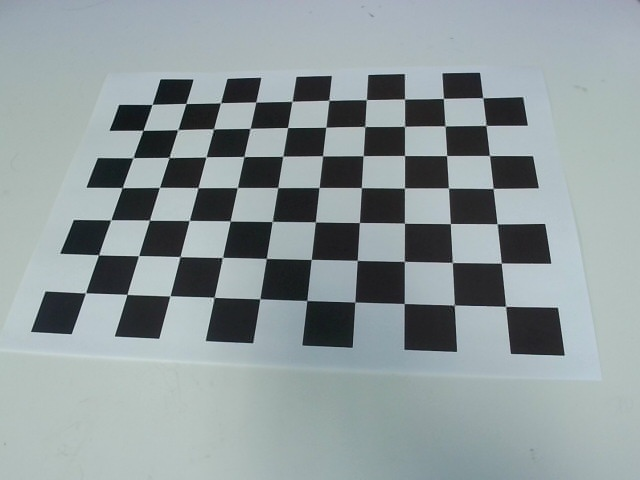
#> input picture dataset_make/calibration/camera1354.jpg, 640 x 480 px; its folder holds only this picture in this run
$ python -i img_deal.py   (imports and definitions only)
#> lines starting #> are read from the running program, lines starting #| are printed output that depends on the picture
#> further down, picture is the input picture: shape (480, 640, 3); mean B, G, R 156, 153.9, 143.1
from hashlib import new
import numpy as np
import cv2
import matplotlib.pyplot as plt
import math
import difflib
import time
import cv2
import numpy as np
import glob
import pandas as pd
from io import BytesIO
from natsort import natsorted
import threading
from PIL import Image , ImageTk , ImageOps
import difflib
import numpy as np
import cv2
import matplotlib.pyplot as plt
from pylsd.lsd import lsd
import itertools
import os
import math
# [87 lines left out: functions mask_make, make_char_list, mask_make1, cut_blue_img1, not called in this run]
def cut_blue_img2(img):
    #γ変換の値
    gamma=0.24
    #γ変換の対応表を作る
    LUT_Table=np.zeros((256,1),dtype='uint8')
    for i in range(len(LUT_Table)):
        LUT_Table[i][0]=255*(float(i)/255)**(1.0/gamma)
    #γ変換をする
    img=cv2.LUT(img,LUT_Table)
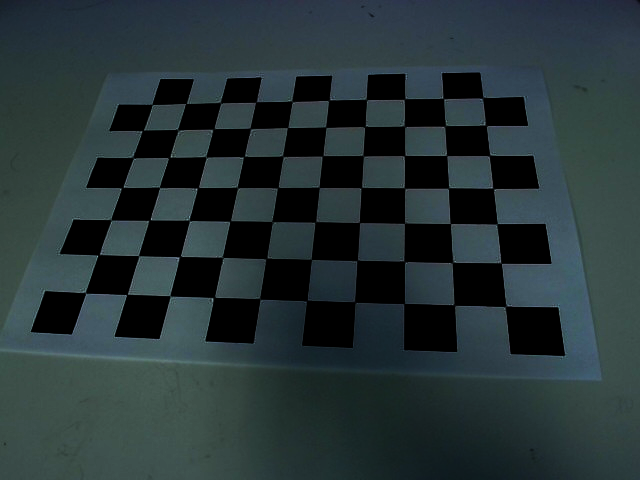
#> img: shape (480, 640, 3); mean of channels 0, 1, 2 54.8, 52.5, 39; drawn as B, G, R
    c_img = cv2.cvtColor(img,cv2.COLOR_BGR2RGB)
    img_hsv = cv2.cvtColor(img,cv2.COLOR_BGR2HSV)
#> img_hsv: shape (480, 640, 3); mean H, S, V 74.9, 64.4, 56
    #ブルーに近いものを切り抜く
    average_color_per_row = np.average(c_img,axis=0)
#> average_color_per_row = 640 rows, first 8: [49.95, 67.2, 63.61], [49.96, 67.2, 63.6], [50.05, 67.23, 63.68], [50.15, 67.35, 63.8], [50.18, 67.39, 64.07], [50.41, 67.68, 64.34], [50.78, 67.86, 64.8], [50.84, 67.92, 64.93]
    average_color = np.average(average_color_per_row,axis=0)
#> average_color = [39.01, 52.46, 54.85]
    average_color = np.uint8(average_color)
#> average_color = [39, 52, 54]
    #ブルーの最小値
    blue_min = np.array([100,130,180],np.uint8)
    #ブルーの最大値
    blue_max = np.array([120,255,255],np.uint8)
    threshold_blue_img = cv2.inRange(img_hsv,blue_min,blue_max)
#> threshold_blue_img: shape (480, 640); every value is 0
    #threshold_blue_img = cv2.cvtColor(threshold_blue_img,cv2.COLOR_GRAY2RGB)
    kernel = cv2.getStructuringElement(cv2.MORPH_RECT, (7,7))
    close_img = cv2.morphologyEx(threshold_blue_img, cv2.MORPH_CLOSE, kernel, iterations=1)

    #文字の部分を塗りつぶす
    cnts = cv2.findContours(close_img, cv2.RETR_EXTERNAL, cv2.CHAIN_APPROX_SIMPLE)
#> cnts = 0 contours
    cnts = cnts[0] if len(cnts) == 2 else cnts[1]
#> cnts = []
    cv2.fillPoly(close_img, cnts, [255,255,255])
    dst = cv2.bitwise_and(img,img,mask = close_img)
#> dst: shape (480, 640, 3); every value is 0
    return dst

# [833 lines left out: functions cut_blue_trans, cut_blue_trans2, points_extract, func_search_neighbourhood, points_extract2, points_extract1 and 8 more, not called in this run]
#二次元リストから同じものを削除
def get_unique_list(seq):
    seen = []
    return [x for x in seq if x not in seen and not seen.append(x)]

# [76 lines left out: function match_text2, not called in this run]

#二次元リストから同じものを削除
def get_unique_list(seq):
    seen = []
    return [x for x in seq if x not in seen and not seen.append(x)]

# [321 lines left out: functions match_text3, recog_text, arrow_exist_judge, arrow_exist, sabun, sabun1, not called in this run]


>>> import cv2
>>> picture = cv2.imread('calibration/camera1354.jpg')
>>> result = cut_blue_img2(picture)

$ run again, on dataset_make/calibration/camera1437.jpg
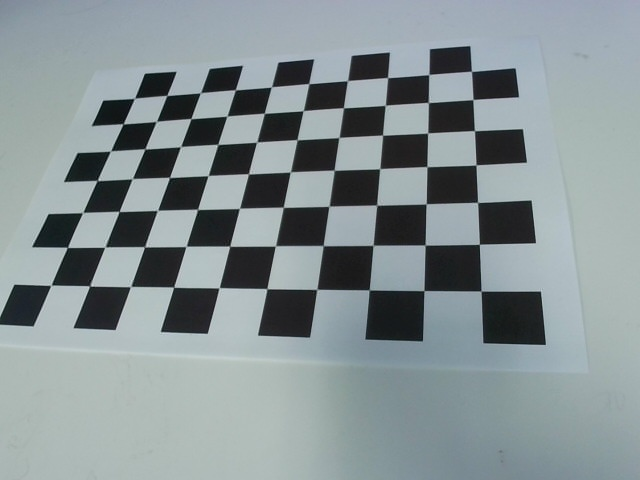
#> input picture dataset_make/calibration/camera1437.jpg, 640 x 480 px
#> picture is the input picture: shape (480, 640, 3); mean B, G, R 147.9, 145.4, 134.3
#> in cut_blue_img2, `img=cv2.LUT(img,LUT_Table)`:
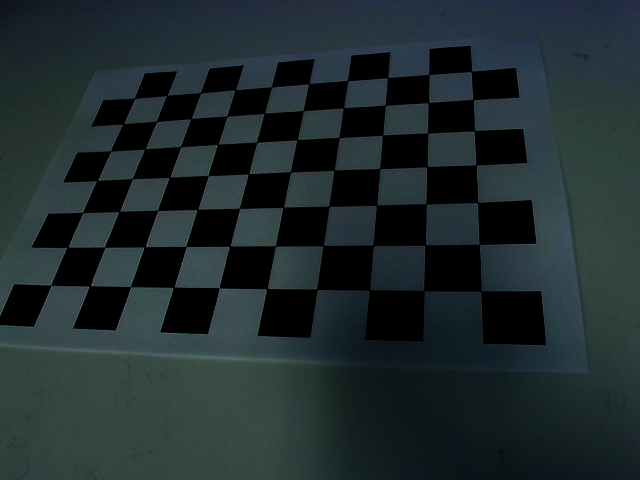
#> img: shape (480, 640, 3); mean of channels 0, 1, 2 45.6, 43.2, 31.5; drawn as B, G, R
#> img_hsv: shape (480, 640, 3); mean H, S, V 74.6, 69.8, 46.7
#> average_color_per_row = 640 rows, first 8: [39.65, 54.38, 52.2], [39.53, 54.17, 52.07], [39.46, 53.95, 51.83], [39.19, 53.63, 51.47], [39.05, 53.42, 51.21], [38.79, 53.05, 50.84], [38.56, 52.76, 50.54], [38.36, 52.49, 50.26]
#> in cut_blue_img2, `average_color = np.average(average_color_per_row,axis=0)`: average_color = [31.52, 43.18, 45.61]
#> in cut_blue_img2, `average_color = np.uint8(average_color)`: average_color = [31, 43, 45]
#> threshold_blue_img: shape (480, 640); every value is 0
#> in cut_blue_img2, `cnts = cv2.findContours(close_img, cv2.RETR_EXTERNAL, cv2.CHAIN_APPROX..`: cnts = 0 contours
#> in cut_blue_img2, `cnts = cnts[0] if len(cnts) == 2 else cnts[1]`: cnts = []
#> dst: shape (480, 640, 3); every value is 0

$ run again, on dataset_make/calibration/camera1497.jpg
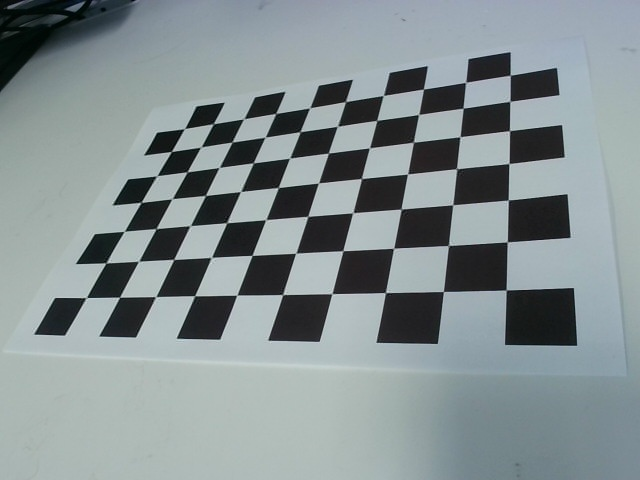
#> input picture dataset_make/calibration/camera1497.jpg, 640 x 480 px
#> picture is the input picture: shape (480, 640, 3); mean B, G, R 145.5, 143.6, 132.8
#> in cut_blue_img2, `img=cv2.LUT(img,LUT_Table)`:
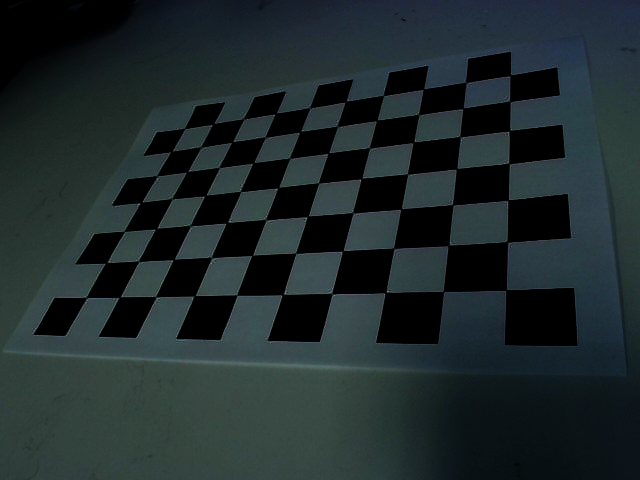
#> img: shape (480, 640, 3); mean of channels 0, 1, 2 44, 42.3, 31.2; drawn as B, G, R
#> img_hsv: shape (480, 640, 3); mean H, S, V 73.2, 68, 45.3
#> average_color_per_row = 640 rows, first 8: [30.79, 41.56, 38.01], [30.9, 41.71, 38.15], [31.02, 41.84, 38.29], [31.1, 41.96, 38.38], [31.27, 42.11, 38.66], [31.41, 42.33, 38.84], [31.56, 42.47, 39.05], [31.6, 42.52, 39.09]
#> in cut_blue_img2, `average_color = np.average(average_color_per_row,axis=0)`: average_color = [31.17, 42.33, 43.99]
#> in cut_blue_img2, `average_color = np.uint8(average_color)`: average_color = [31, 42, 43]
#> threshold_blue_img: shape (480, 640); every value is 0
#> in cut_blue_img2, `cnts = cv2.findContours(close_img, cv2.RETR_EXTERNAL, cv2.CHAIN_APPROX..`: cnts = 0 contours
#> in cut_blue_img2, `cnts = cnts[0] if len(cnts) == 2 else cnts[1]`: cnts = []
#> dst: shape (480, 640, 3); every value is 0

$ run again, on dataset_make/calibration/camera1535.jpg
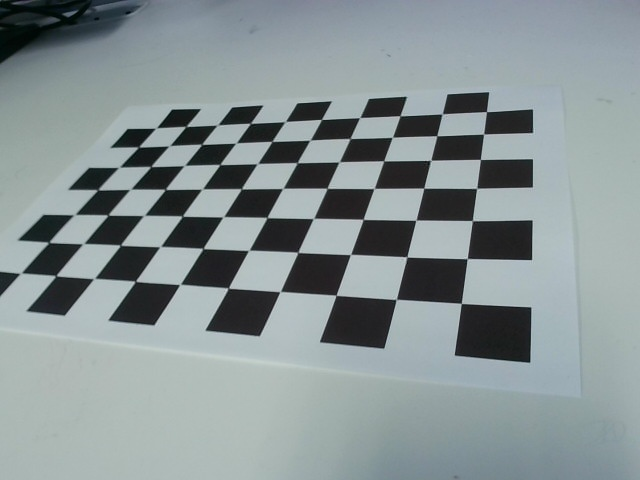
#> input picture dataset_make/calibration/camera1535.jpg, 640 x 480 px
#> picture is the input picture: shape (480, 640, 3); mean B, G, R 148.1, 146.5, 135.5
#> in cut_blue_img2, `img=cv2.LUT(img,LUT_Table)`:
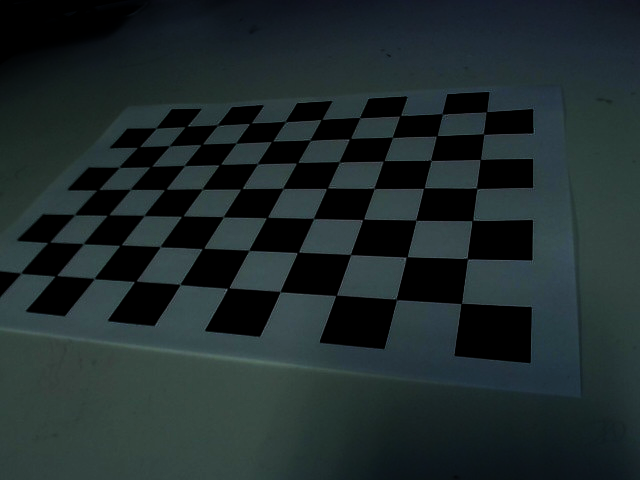
#> img: shape (480, 640, 3); mean of channels 0, 1, 2 44.1, 42.9, 31.5; drawn as B, G, R
#> img_hsv: shape (480, 640, 3); mean H, S, V 74.9, 68, 45.3
#> average_color_per_row = 640 rows, first 8: [31.56, 43.38, 40.73], [31.8, 43.68, 41.03], [32.12, 44.08, 41.47], [32.31, 44.34, 41.75], [32.62, 44.62, 42.15], [32.87, 44.93, 42.46], [33.03, 45.07, 42.7], [33.27, 45.38, 43.01]
#> in cut_blue_img2, `average_color = np.average(average_color_per_row,axis=0)`: average_color = [31.45, 42.94, 44.13]
#> in cut_blue_img2, `average_color = np.uint8(average_color)`: average_color = [31, 42, 44]
#> threshold_blue_img: shape (480, 640); every value is 0
#> in cut_blue_img2, `cnts = cv2.findContours(close_img, cv2.RETR_EXTERNAL, cv2.CHAIN_APPROX..`: cnts = 0 contours
#> in cut_blue_img2, `cnts = cnts[0] if len(cnts) == 2 else cnts[1]`: cnts = []
#> dst: shape (480, 640, 3); every value is 0
